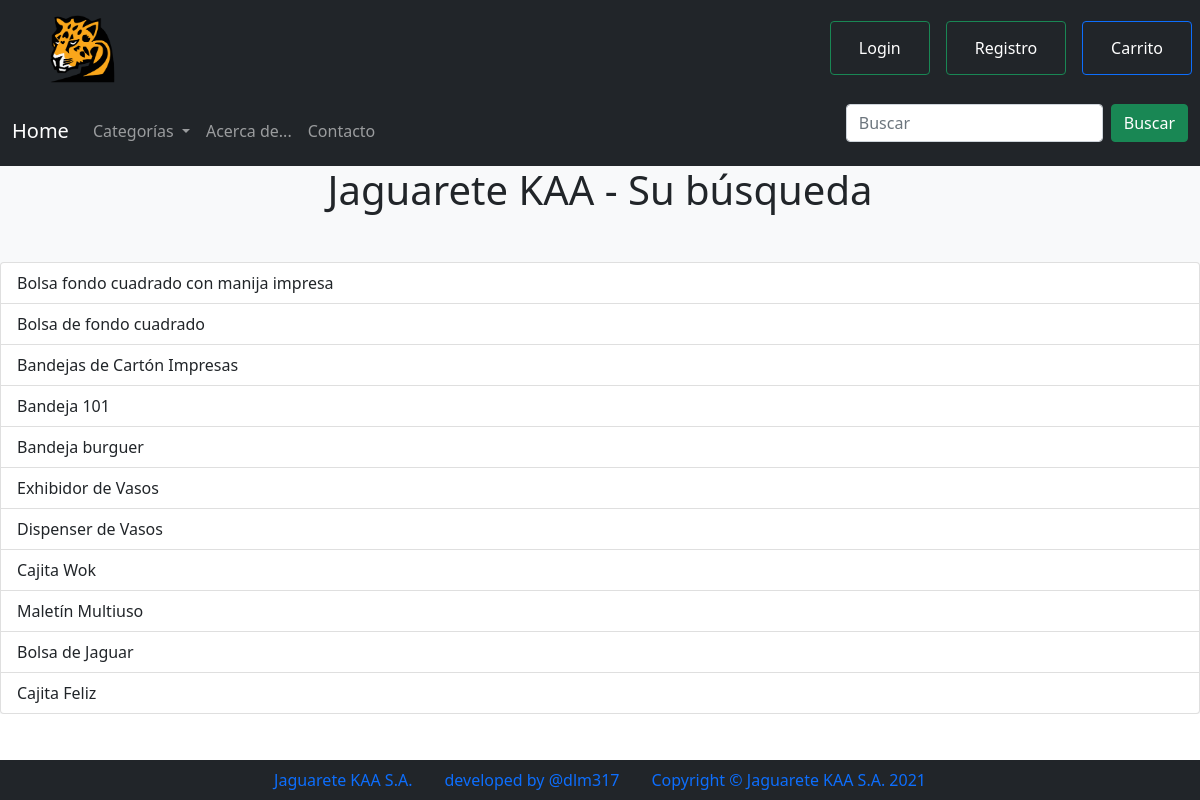
The page /resultado_busqueda/ on the database as committed earlier.
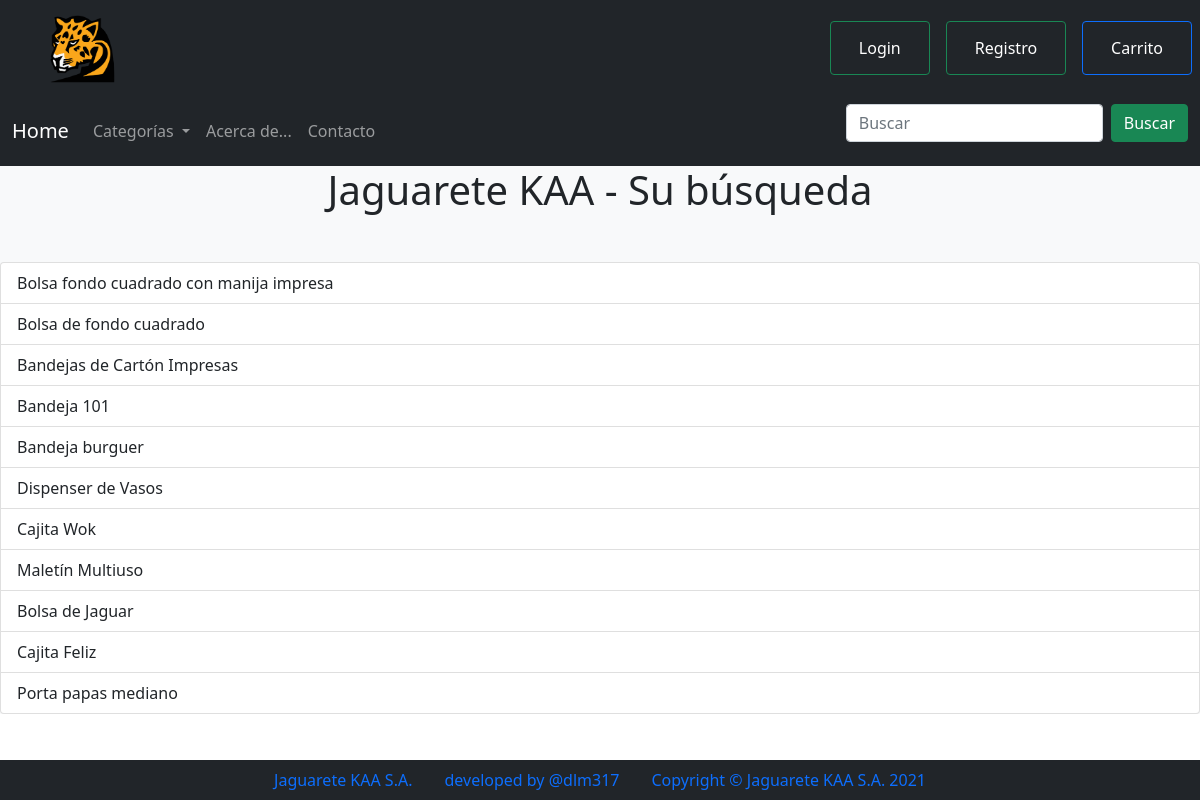
The same page on the database as committed later.
### jaguarete01/models.py (models this page shows, shortened)
class Producto(models.Model):
    class Meta:
        permissions = (("can_add_productos", "Can add productos"),)
    titulo = models.CharField(max_length=100, unique=True)
    categoria_base = models.ForeignKey(Categoria, on_delete=models.CASCADE)
    detalle = models.CharField(max_length=1000, default='N/A')
    precio = models.FloatField()
    imagen = models.ImageField(upload_to='uploaded_images')
    fecha_creacion = models.DateTimeField(auto_now=True)

### jaguarete01/views.py (the view)
# urls.py: path('resultado_busqueda/', views.ResultadoBusqueda.as_view(), name='resultado_busqueda'),
class ResultadoBusqueda(ListView):
    model = Producto
    template_name = 'resultado_busqueda.html'
    def get_queryset(self):
        query = self.request.GET.get('q')
        if query:
            queryset = Producto.objects.filter(
                Q(titulo__icontains=query) | Q(categoria_base__descripcion__icontains=query) | Q(detalle__icontains=query)
        )
            print(queryset)
        else:
            queryset = Producto.objects.all()
        return queryset

### jaguarete01/models.py (called while the page is built)
    def __str__(self):
        return self.descripcion

### jaguarete01/templatetags/categorias.py (called while the page is built)
@register.inclusion_tag('categorias.html')
def mostrar_categorias():
    return {'categorias': Categoria.objects.all()}

### jaguarete01/templates/resultado_busqueda.html (shortened to what this page needs)
{% extends "template.html" %}
{% load categorias %}
{% load static %}  {% block body %}
<h1 class="text-center mb-5">Jaguarete KAA - Su búsqueda</h1>
<div class="list-group mt-3">
  {% for producto in object_list %}
  <a href="{% url 'jaguarete01:producto' pk=producto.id%}" class="list-group-item list-group-item-action">
    {{ producto.titulo}}
  </a>
  {% empty%}
  <p class="text-center">
    Perdona, no encontramos lo que buscabas, puedes probar de nuevo si lo deseas.
</p>
  {% endfor %}
</div>
{% endblock %}

Rows that differ between the two databases and show on the page:
removed Producto: titulo "Exhibidor de Vasos"
added Producto: titulo "Porta papas mediano"
